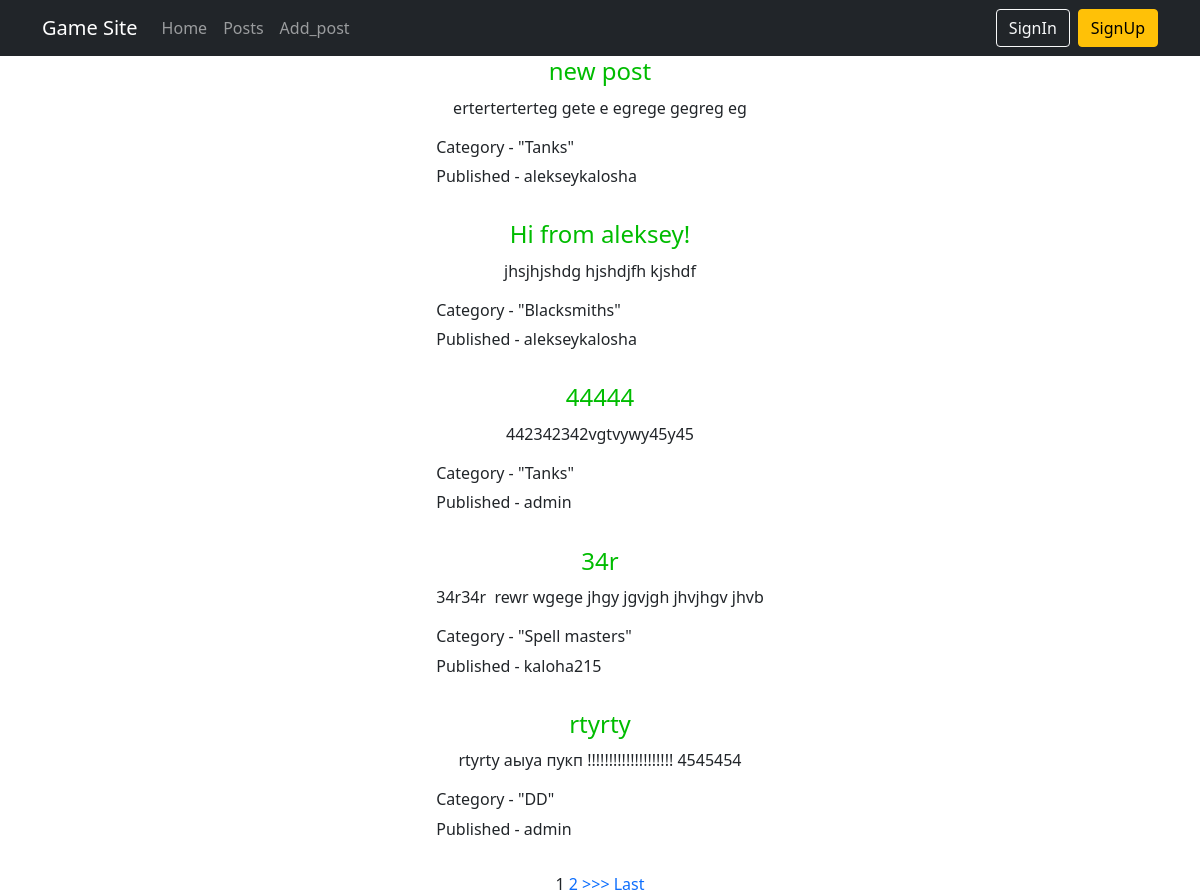
The app's page /posts/, older data.
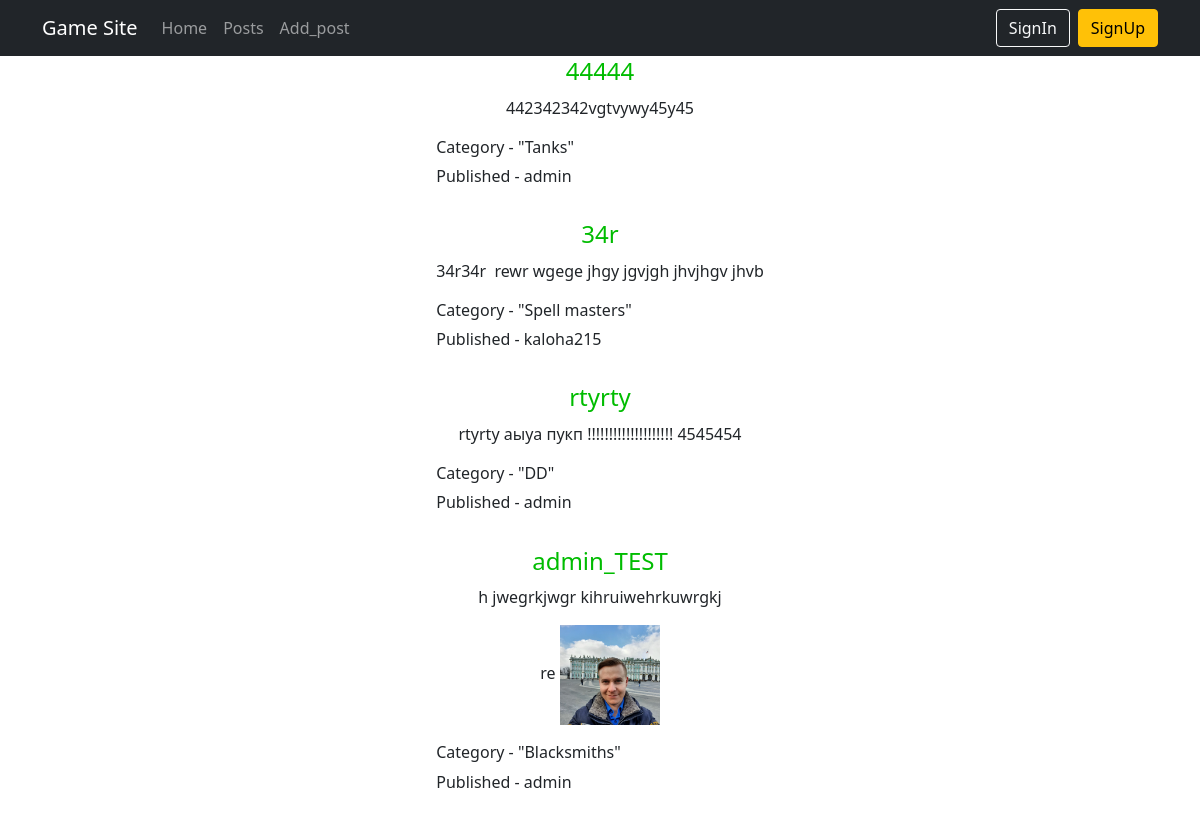
The same page, newer data.
### ads/models.py (models this page shows, shortened)
class Post(models.Model):
    TYPE = (
        ('tank', 'Tanks'),
        ('heal', 'Heals'),
        ('dd', 'DD'),
        ('buyers', 'Merchants'),
        ('gildmaster', 'Gildmasters'),
        ('quest', 'Quest'),
        ('smith', 'Blacksmiths'),
        ('tanner', 'Tanners'),
        ('potion', 'Potions'),
        ('spellmaster', 'Spell masters'),
    )
    author = models.ForeignKey(User, on_delete=models.CASCADE, default=None, blank=True)
    title = models.CharField(max_length=64, unique=True)
    category = models.CharField(max_length=16, choices=TYPE, default='tank')
    content = RichTextUploadingField(blank=True, null=True)

### ads/views.py (the view)
# urls.py: path('posts/', PostsView.as_view(), name='posts'),
class PostsView(ListView):
    model = Post
    template_name = 'ads/posts.html'
    context_object_name = 'posts'
    ordering = ['-id']
    paginate_by = 5

### templates/ads/posts.html (shortened to what this page needs)
{% extends 'index.html' %}
{% block content %}
<table align="center">
    {% for post in posts %}
    <tr>
        <td>
            <h4 align="center">
                <a href="{% url 'post_detail' post.id %}" style="color: #00bc00">{{ post.title }}</a>
            </h4>
        </td>
    </tr>
    <tr>
        <td>
            {{ post.content|safe }}
        </td>
    </tr>
    <tr>
        <td>
            <h6 align="left">
                Category - "{{ post.get_category_display }}"
            </h6>
        </td>
    </tr>
    <tr>
        <td>
            <h6 align="left">
                Published - {{ post.author }}
            </h6>
            <br>
        </td>
    </tr>
    {% endfor %}
</table>
{% if is_paginated %}
{% for num in page_obj.paginator.page_range %}
{% if page_obj.number == num %}
<a>{{ num }}</a>
{% elif num > page_obj.number|add:'-3' and num < page_obj.number|add:'3' %}
<a href="?page={{ num }}">{{ num }}</a>
{% endif %}
{% endfor %}
{% if page_obj.has_next %}
<a href="?page={{ page_obj.next_page_number }}">>>></a>
<a href="?page={{ page_obj.paginator.num_pages }}">Last</a>
{% endif %}
{% endif %}
{% endblock %}

Row changes from the older to the newer data that the page shows:
removed Post: title "new post", content "erterterterteg gete e egrege gegreg eg", category "Tanks", author "alekseykalosha"
removed Post: title "Hi from aleksey!", content "jhsjhjshdg hjshdjfh kjshdf", category "Blacksmiths", author "alekseykalosha"
now on this page (row unchanged): Post: title "admin_TEST", content "h jwegrkjwgr kihruiwehrkuwrgkj re", content (picture), category "Blacksmiths", author "admin"
Text that changed along with them:
list line gone: "1"
list line gone: "2"
text no longer shown: ">>> Last"
